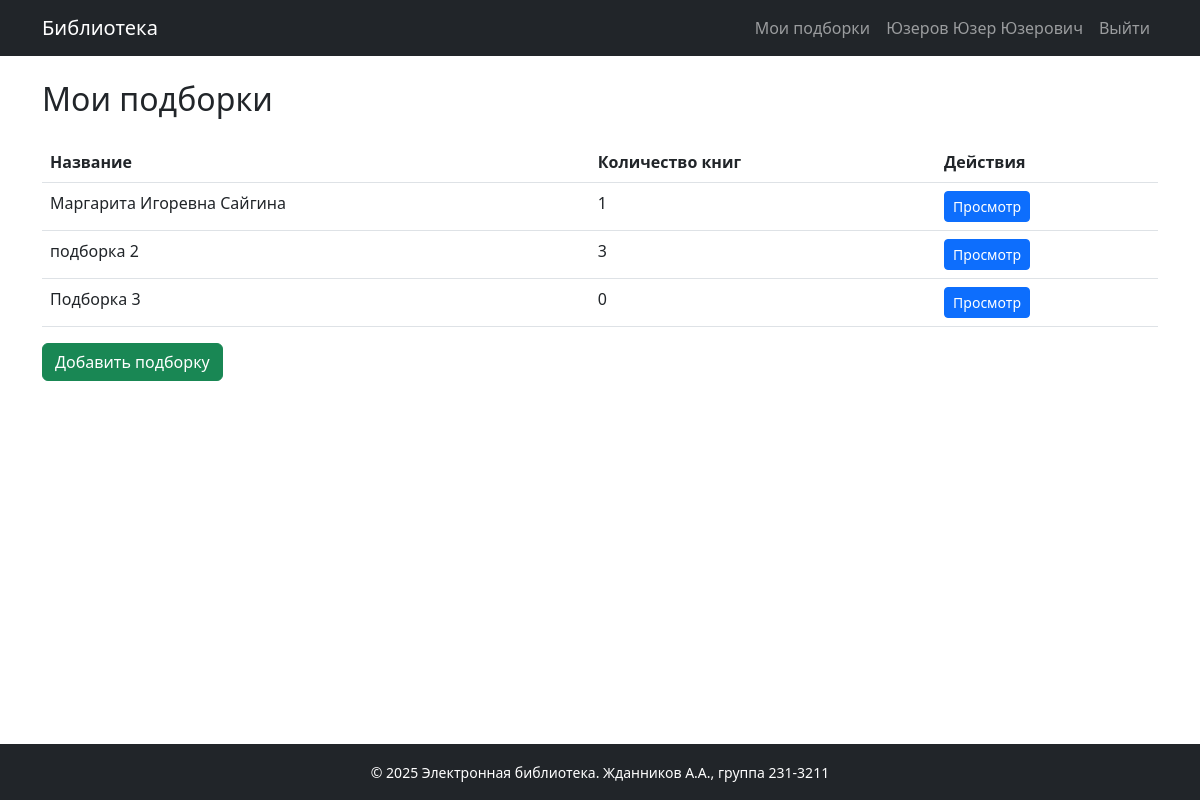
Screenshot of /collections (signed in) with the database file from the repository.
### models.py (models this page shows)
class User(db.Model, UserMixin):
    id = db.Column(db.Integer, primary_key=True)
    username = db.Column(db.String(64), unique=True, nullable=False)
    password_hash = db.Column(db.String(128), nullable=False)
    last_name = db.Column(db.String(64), nullable=False)
    first_name = db.Column(db.String(64), nullable=False)
    middle_name = db.Column(db.String(64), nullable=True)
    role_id = db.Column(db.Integer, db.ForeignKey('role.id'), nullable=False)
    reviews = db.relationship('Review', backref='user', lazy=True)
    collections = db.relationship('Collection', backref='user', lazy=True)
    def full_name(self):
        return f"{self.last_name} {self.first_name} {self.middle_name or ''}".strip()

class Collection(db.Model):
    id = db.Column(db.Integer, primary_key=True)
    name = db.Column(db.String(128), nullable=False)
    user_id = db.Column(db.Integer, db.ForeignKey('user.id', ondelete='CASCADE'), nullable=False)
    books = db.relationship('Book', secondary=collection_books, back_populates='collections')

### app.py (the view)
@app.route('/collections', methods=['GET', 'POST'])
@login_required
def collections():
    form = CollectionForm()
    if form.validate_on_submit():
        new_collection = Collection(name=form.name.data, user_id=current_user.id)
        db.session.add(new_collection)
        db.session.commit()
        flash('Подборка добавлена', 'success')
        return redirect(url_for('collections'))
    collections = Collection.query.filter_by(user_id=current_user.id).all()
    return render_template('collections.html', collections=collections, form=form)

### app.py (called while the page is built)
@login_manager.user_loader
def load_user(user_id):
    return User.query.get(int(user_id))

### templates/collections.html (shortened to what this page needs)
{% extends "base.html" %}
{% block content %}
<h2 class="mb-4">Мои подборки</h2>
<table class="table">
  <thead>
    <tr>
      <th>Название</th>
      <th>Количество книг</th>
      <th>Действия</th>
    </tr>
  </thead>
  <tbody>
    {% for collection in collections %}
    <tr>
      <td>{{ collection.name }}</td>
      <td>{{ collection.books | length }}</td>
      <td>
        <a href="{{ url_for('view_collection', collection_id=collection.id) }}" class="btn btn-primary btn-sm">Просмотр</a>
      </td>
    </tr>
    {% endfor %}
  </tbody>
</table>
<button class="btn btn-success" data-bs-toggle="modal" data-bs-target="#addCollectionModal">Добавить подборку</button>
{% endblock %}

### templates/base.html (shortened to what this page needs)
<!doctype html>
<html lang="ru">
<head>
  <link href="https://cdn.jsdelivr.net/npm/bootstrap@5.3.0/dist/css/bootstrap.min.css" rel="stylesheet">
</head>
<body class="d-flex flex-column min-vh-100">
<nav class="navbar navbar-expand-lg navbar-dark bg-dark mb-4">
  <div class="container">
    <a class="navbar-brand" href="{{ url_for('index') }}">Библиотека</a>
    <div class="collapse navbar-collapse" id="navbarNav">
      <ul class="navbar-nav ms-auto">
        {% if current_user.is_authenticated %}
          {% if current_user.role.name == 'Пользователь' %}
          <li class="nav-item">
            <a class="nav-link" href="{{ url_for('collections') }}">Мои подборки</a>
          </li>
          {% endif %}
          <li class="nav-item">
            <span class="nav-link">{{ current_user.full_name() }}</span>
          </li>
          <li class="nav-item">
            <a class="nav-link" href="{{ url_for('logout') }}">Выйти</a>
          </li>
        {% else %}
          <li class="nav-item">
            <a class="nav-link" href="{{ url_for('login') }}">Войти</a>
          </li>
        {% endif %}
      </ul>
    </div>
  </div>
</nav>
<div class="container mb-4 flex-grow-1">
  {% block content %}{% endblock %}
</div>
<footer class="bg-dark text-white mt-auto py-3">
  <div class="container text-center">
    <small>© 2025 Электронная библиотека. Жданников А.А., группа 231-3211</small>
  </div>
</footer>
</body>
</html>

### rows the page displays
User: full_name "Юзеров Юзер Юзерович"
Collection: name "Маргарита Игоревна Сайгина", books|length "1"
Collection: name "подборка 2", books|length "3"
Collection: name "Подборка 3", books|length "0"
